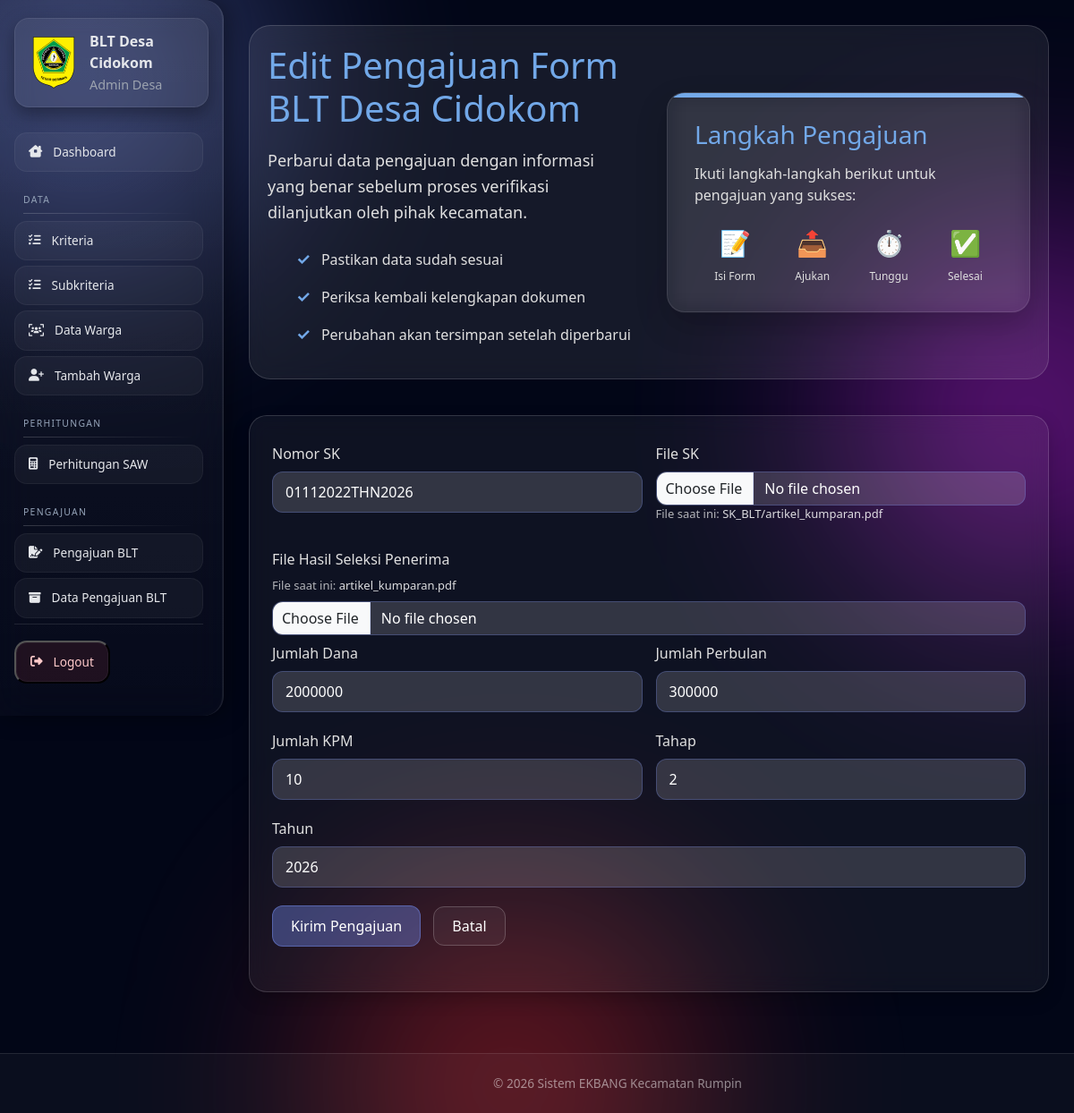
The app's page /desa/pengajuan/1/edit/ (signed in) with its own data.
### ekbang/models.py (models this page shows)
class PengajuanBLT(models.Model):
    desa = models.ForeignKey(Desa, on_delete=models.CASCADE, related_name='pengajuan')
    divalidasi_oleh = models.ForeignKey(
        AdminKecamatan, on_delete=models.SET_NULL, null=True, blank=True,
        related_name='pengajuan_divalidasi'
    )
    noSK = models.CharField(max_length=70)
    fileSK = models.FileField(
        upload_to='SK_BLT/',
        validators=[FileExtensionValidator(['doc', 'docx', 'xls', 'xlsx', 'pdf'])]
    )
    file_hasil_saw = models.FileField(
        upload_to='saw/',
        validators=[FileExtensionValidator(['doc', 'docx', 'xls', 'xlsx', 'pdf'])]
    )
    jumlah_dana = models.IntegerField()
    perbulan = models.IntegerField()
    jumlah_kpm = models.IntegerField()
    tahap = models.CharField(max_length=20)
    tahun = models.IntegerField()
    status = models.CharField(
        max_length=20,
        choices=[('pending', 'Pending'), ('valid', 'Valid'), ('tidak_valid', 'Tidak Valid')],
        default='pending'
    )
    catatan = models.TextField(blank=True, null=True)
    tanggal_validasi = models.DateTimeField(null=True, blank=True)
    created_at = models.DateTimeField(auto_now_add=True)

### ekbang/proses/decorators.py (the view)
        def wrapper(request, *args, **kwargs):
            if role == 'kecamatan':
                if not hasattr(request.user, 'admin_kecamatan'):
                    messages.error(request, 'Anda tidak punya akses')
                    return redirect('login')
            elif role == 'desa':
                if not hasattr(request.user, 'desa'):
                    messages.error(request, 'Anda tidak punya akses')
                    return redirect('login')
            else:
                messages.error(request, 'Role tidak dikenali')
                return redirect('login')
            return view_func(request, *args, **kwargs)

### ekbang/forms.py (shortened to what this page needs)
class PengajuanBLTForm(forms.ModelForm):
    class Meta:
        model = PengajuanBLT
        fields = [
            'noSK',
            'fileSK',
            'file_hasil_saw',
            'jumlah_dana',
            'perbulan',
            'jumlah_kpm',
            'tahap',
            'tahun',
        ]

### ekbang/views/desa.py (called while the page is built)
@login_required
@role_required('desa')
def pengajuan_blt_edit(request, id):
    desa = request.user.desa
    pengajuan = get_object_or_404(PengajuanBLT, id=id, desa=desa)
    form = PengajuanBLTForm(request.POST or None, request.FILES or None, instance=pengajuan)
    if request.method == 'POST' and form.is_valid():
        form.save()
        messages.success(request, 'Pengajuan BLT berhasil diperbarui')
        return redirect('desa_pengajuan_list')
    return render(request, 'desa/pengajuan_form.html', {'form': form})

### ekbang/templates/desa/pengajuan_form.html (shortened to what this page needs)
    {% extends 'base/base.html' %}
    {% load widget_tweaks %}
    {% load static%}
    {% block extra_css %}
    <link rel="stylesheet" href="{% static 'css/desa/pengajuan_form.css' %}">{% endblock %}
    {% block content %}
    <section class="hero-v1">
    <section class="hero-v2">
                <div class="content-container">
                <div class="text-content">
                    {% if form.instance.pk %}
                        <h1>Edit Pengajuan Form BLT Desa {{ request.user.username }}</h1>
                        <p class="highlight">
                            Perbarui data pengajuan dengan informasi yang benar sebelum proses verifikasi dilanjutkan oleh pihak kecamatan.
                        </p>
                        <ul class="feature-list">
                            <li>Pastikan data sudah sesuai</li>
                            <li>Periksa kembali kelengkapan dokumen</li>
                            <li>Perubahan akan tersimpan setelah diperbarui</li>
                        </ul>
                    {% endif %}
                </div>
                    <div class="visual-content">
                        <div class="visual-card">
                            <h3 style="color: #72A8E8; margin-bottom: 15px;">Langkah Pengajuan</h3>
                            <p style="color: #E0E0E0; margin-bottom: 20px;">Ikuti langkah-langkah berikut untuk pengajuan yang sukses:</p>
                            <div class="card-icon-row">
                                <div class="card-icon">
                                    <div class="icon">📝</div>
                                    <div class="icon-label">Isi Form</div>
                                </div>
                                <div class="card-icon">
                                    <div class="icon">📤</div>
                                    <div class="icon-label">Ajukan</div>
                                </div>
                                <div class="card-icon">
                                    <div class="icon">⏱️</div>
                                    <div class="icon-label">Tunggu</div>
                                </div>
                                <div class="card-icon">
                                    <div class="icon">✅</div>
                                    <div class="icon-label">Selesai</div>
                                </div>
                            </div>
                        </div>
                    </div>
                </div>
            </section>
    <div class="glass-card form-card">
        <form method="post" enctype="multipart/form-data">
            <div class="form-row">
            <div class="form-group sk-field">
                <label>Nomor SK</label>
                {{ form.noSK|add_class:"form-control" }}
            </div>
            <div class="form-group sk-field">
                <label>File SK</label>
                <input type="file" name="fileSK" class="form-control">
                {% if form.instance.fileSK %}
                    <div class="current-file">
                        File saat ini:
                        <a href="{{ form.instance.fileSK.url }}" target="_blank">
                            {{ form.instance.fileSK.name }}
                        </a>
                    </div>
                {% endif %}
            </div>
        </div>
        <div class="form-group">
            <label>File Hasil Seleksi Penerima</label>
            {% if form.instance.file_hasil_saw %}
                <div class="mb-2">
                     <div class="current-file">File saat ini:
                    <a href="{{ form.instance.file_hasil_saw.url }}" target="_blank">
                        {{ form.instance.file_hasil_saw.name|cut:"saw/" }}
                    </a>
                </div>
            {% endif %}
            <input type="file" name="file_hasil_saw" class="form-control">
        </div>
            <div class="form-row">
                <div class="form-group sk-field">
                    <label>Jumlah Dana</label>
                    {{ form.jumlah_dana|add_class:"form-control" }}
                </div>
                <div class="form-group sk-field">
                    <label>Jumlah Perbulan</label>
                    {{ form.perbulan|add_class:"form-control" }}
                </div>
            </div>
            <div class="form-row">
                <div class="form-group sk-field">
                    <label>Jumlah KPM</label>
                    {{ form.jumlah_kpm|add_class:"form-control" }}
                </div>
                <div class="form-group sk-field">
                    <label>Tahap</label>
                    {{ form.tahap|add_class:"form-control" }}
                </div>
            </div>
            <div class="form-group">
                <label>Tahun</label>
                {{ form.tahun|add_class:"form-control" }}
            </div>
            <div class="form-actions">
                <button type="submit" class="btn-glass">Kirim Pengajuan</button>
                <a href="{% url 'desa_pengajuan_list' %}" class="btn-glass cancel">Batal</a>
            </div>
        </form>
    </div>
    {% endblock %}

### ekbang/templates/base/sidebar.html (shortened to what this page needs)
{% load static %}
<link rel="stylesheet" href="{% static 'css/desa/sidebar.css' %}">
<div class="sidebar-desa">
    <div class="sidebar-brand">
       <span class="logo">
    <img src="{% static 'img/logo.png' %}" alt="Logo" />
</span>
        <div>
            <strong>BLT Desa {{ request.user.username }}</strong>
            <small>Admin Desa</small>
        </div>
    </div>
    <div class="sidebar-scroll">
    <nav class="sidebar-menu">
        <a href="{% url 'desa_dashboard' %}" class="menu-item">
            <i class="fa-solid fa-house-chimney-window"></i> Dashboard
        </a>
        <div class="menu-section">DATA</div>
        <a href="{% url 'desa_kriteria_list' %}" class="menu-item">
            <i class="fa-solid fa-list-check"></i> Kriteria
        </a>
        <a href="{% url 'desa_subkriteria_list' %}" class="menu-item">
            <i class="fa-solid fa-list-check"></i> Subkriteria
        </a>
        <a href="{% url 'desa_warga_list' %}" class="menu-item">
            <i class="fa-solid fa-users-viewfinder"></i> Data Warga
        </a>
        <a href="{% url 'desa_warga_tambah' %}" class="menu-item">
            <i class="fa-solid fa-user-plus"></i> Tambah Warga
        </a>
        <div class="menu-section">PERHITUNGAN</div>
        <a href="{% url 'desa_riwayat_saw' %}" class="menu-item">
            <i class="fa-solid fa-calculator"></i> Perhitungan SAW
        </a>
        <div class="menu-section">PENGAJUAN</div>
        <a href="{% url 'desa_pengajuan' %}" class="menu-item">
            <i class="fa-solid fa-file-signature"></i> Pengajuan BLT
        </a>
        <a href="{% url 'desa_pengajuan_list' %}" class="menu-item">
            <i class="fa-solid fa-box-archive"></i> Data Pengajuan BLT
        </a>
    </nav>
    <div class="sidebar-footer">
        <button type="button" class="menu-item logout" data-bs-toggle="modal" data-bs-target="#logoutModal">
            <i class="fa-solid fa-right-from-bracket"></i> Logout
        </button>
    </div>
</div>
</div>

### ekbang/static/css/desa/pengajuan_form.css (style rules this page uses)
.hero-v2 { position: relative; width: 100%; padding: 20px 20px; color: #fff; margin-bottom: 40px; border-radius: 24px; overflow: hidden; background: rgba(255,255,255,0.08); border: 1px solid rgba(255,255,255,0.15); backdrop-filter: blur(12px); }
.hero-v2 .content-container { display: flex; flex-wrap: wrap; align-items: center; max-width: 1000px; margin: 0 auto; gap: 40px; }
.hero-v2 .text-content { flex: 1; min-width: 300px; }
.hero-v2 h1 { font-size: 40px; color: #72A8E8; margin-bottom: 20px; line-height: 1.2; }
.hero-v2 .highlight { color: #E0E0E0; display: block; font-size: 18px; margin-bottom: 25px; line-height: 1.6; }
.hero-v2 .feature-list { list-style: none; margin-top: 25px; }
.hero-v2 .feature-list li { margin-bottom: 15px; display: flex; align-items: center; color: #E0E0E0; }
.hero-v2 .feature-list li::before { content: '✓'; color: #72A8E8; font-weight: bold; margin-right: 12px; font-size: 18px; }
.hero-v2 .visual-content { flex: 1; min-width: 300px; position: relative; }
.visual-card { background: rgba(255, 255, 255, 0.05); backdrop-filter: blur(12px); border-radius: 20px; padding: 30px; border: 1px solid rgba(255, 255, 255, 0.1); box-shadow: 0 15px 35px rgba(0, 0, 0, 0.2); position: relative; overflow: hidden; }
.visual-card::before { content: ''; position: absolute; top: 0; left: 0; width: 100%; height: 5px; background: linear-gradient(90deg, #72A8E8, #8bb8f0); }
.card-icon-row { display: flex; justify-content: space-around; margin-top: 20px; }
.card-icon { display: flex; flex-direction: column; align-items: center; color: #E0E0E0; }
.card-icon .icon { font-size: 28px; margin-bottom: 8px; animation: pulse 2s infinite; }
.card-icon .icon-label { font-size: 12px; text-align: center; }
.form-card { max-width: 1000px; margin: 0 auto 40px auto; padding: 30px 25px; border-radius: 20px; background: rgba(255, 255, 255, 0.05); backdrop-filter: blur(12px); border: 1px solid rgba(255, 255, 255, 0.15); box-shadow: 0 8px 20px rgba(0, 0, 0, 0.2); }
.form-group { margin-bottom: 20px; display: flex; flex-direction: column; }
.form-row { display: flex; gap: 15px; flex-wrap: wrap; align-items: flex-start; }
.sk-field { flex: 1; min-width: 260px; }
.current-file { font-size: 13px; margin-bottom: 8px; opacity: 0.85; color: rgba(255,255,255,0.8); }
.current-file a { color: #72A8E8; text-decoration: none; }
input[type="file"].form-control { padding: 6px 10px; cursor: pointer; }
.form-group label { margin-bottom: 8px; color: #E0E0E0; font-weight: 500; }
.form-group { color: #fff; }
.form-group a { color: #fff; }
.form-control { padding: 10px 14px; border-radius: 12px; border: 1px solid rgba(114, 136, 232, 0.3); background: rgba(255, 255, 255, 0.15); color: #ffffff; caret-color: #ffffff; transition: all 0.3s ease; }
.form-control::placeholder { color: rgba(255, 255, 255, 0.7); }
.btn-glass { color: #fff; background: rgba(114, 136, 232, 0.4); border: 1px solid rgba(114, 136, 232, 0.5); padding: 10px 20px; border-radius: 12px; font-weight: 500; text-decoration: none; transition: all 0.3s ease; cursor: pointer; margin-right: 10px; }
.btn-glass.cancel { background: rgba(255, 255, 255, 0.05); border: 1px solid rgba(255, 255, 255, 0.2); }

### records on screen
PengajuanBLT: noSK "01112022THN2026", instance.fileSK.name "SK_BLT/artikel_kumparan.pdf", instance.file_hasil_saw.name "artikel_kumparan.pdf", jumlah_dana "2000000", perbulan "300000", jumlah_kpm "10", tahap "2", tahun "2026"

### other values on screen
{{ request.user.username }} "Cidokom"
